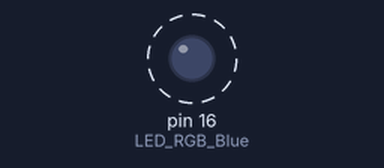
Recording of a sketch running on a simulated Arduino Uno, built with avr-gcc and run on an emulated ATmega328P. Shown: output pins drawn as LEDs (lit = HIGH). Dashed ring = blinking.

Above: at 0.05 s.
Timing chart, 0 to 3.0 s (numbered marks = the images above):
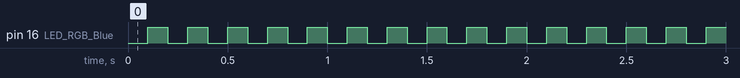

Measured:
- by itself, pin 16 (LED_RGB_Blue): alternates HIGH for 0.10 s and LOW for 0.10 s

The sketch:

ELEPHANT_Temperature_Code_Solution_Task1.ino
```cpp
// RGB LED Blue
// GPIO
#define LED_RGB_Blue 16

// RGB LED Red
// GPIO

// temperature sensor
// GPIO
// library
// define temperaturesensor
// set treshold for the temperature sensor. The variable determines the treshold between warm and cold (°C).

// servomotor
// library
// GPIO
// PWM properties servomotor
// define servomotor angles

// command_servomotor(): give the angle to the function command_servomotor() and move to the servomotor to the servomotor_Angle
// convert 0-180 degrees to 0-65536

// global variables

// setup the components
void setup()
{
  // setup LED_RGB_Blue as OUTPUT
  pinMode(LED_RGB_Blue, OUTPUT);

  // setup LED_RGB_Red as OUTPUT

  // setup the temperature sensor as INPUT
  // start the temperaturesensor

  // setup servomotor as OUTPUT
  // attach the channel to the GPIO to be controlled
  // define the PWM functionalities of the channel

  // setup the serial communication
  Serial.begin(9600);
}

void loop()
{
  // read and display the temperature (°C)

  // If the temperature sensor value is equal of higher then the temperature treshold print "warm" in the serial monitor.
  // flash the red LED with digitalWrite()
  digitalWrite(LED_RGB_Blue, LOW);
  delay(100);

  // If the temperature sensor value is lower then the temperature treshold print "cold" in the serial monitor.
  // flash the blue LED with digitalWrite()
  digitalWrite(LED_RGB_Blue, HIGH);
  delay(100);
  // create a movement of the servomotor to angle max and min
}
```
